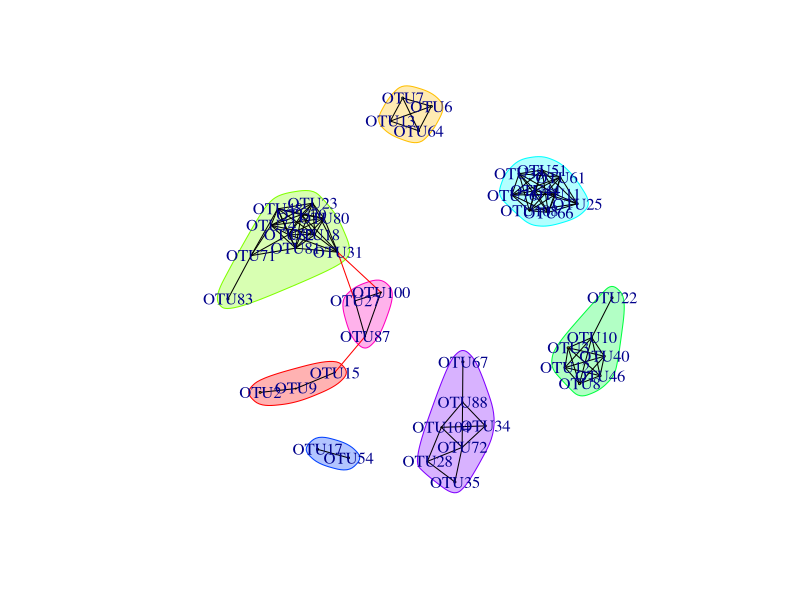

Recreate this plot in R. (Note: this script raises an error after producing the figure.)
library(dplyr); library("psych");library(igraph);library(reshape2)

MCA=read.delim("MCA2.csv", header=T, sep=",")
cor <- cor(MCA[,-1])

cor.test.p <- function(x){
    FUN <- function(x, y) cor.test(x, y)[["p.value"]]
    z <- outer(
      colnames(x), 
      colnames(x), 
      Vectorize(function(i,j) FUN(x[,i], x[,j]))
    )
    dimnames(z) <- list(colnames(x), colnames(x))
    z
}
pval=cor.test.p(MCA[,-1])


flattenCorrMatrix <- function(cor, pval) {
  ut <- upper.tri(cor)
  data.frame(
    row = rownames(cor)[row(cor)[ut]],
    column = rownames(cor)[col(cor)[ut]],
    cor  =(cor)[ut],
    p = pval[ut]
    )
}

four=flattenCorrMatrix(cor,pval)
dim(four)
summary(four$cor)

adjlist <- four %>% filter(abs(cor) > 0.6)
dim(adjlist)
class(adjlist)

adjlistP <- adjlist %>% filter(abs(p) < 0.05 )
dim(adjlistP)
adjlistP

net <- graph.data.frame(adjlistP, directed = FALSE)
net
orig_mar <- par()$mar
#par(mar=rep(0.1, 0.1))
names(adjlistP) <- c('from', 'to', 'weight','P')
head(adjlistP)
set.seed(1)
ceb <- cluster_edge_betweenness(net)
plot(ceb, net,vertex.size=betweenness(net)/100) #Betweenness centrality quantifies the number of times a node acts as a bridge along the shortest path between two other nodes.
membership(ceb)


V(net)$size <- V(net)$audience.size*0.7
